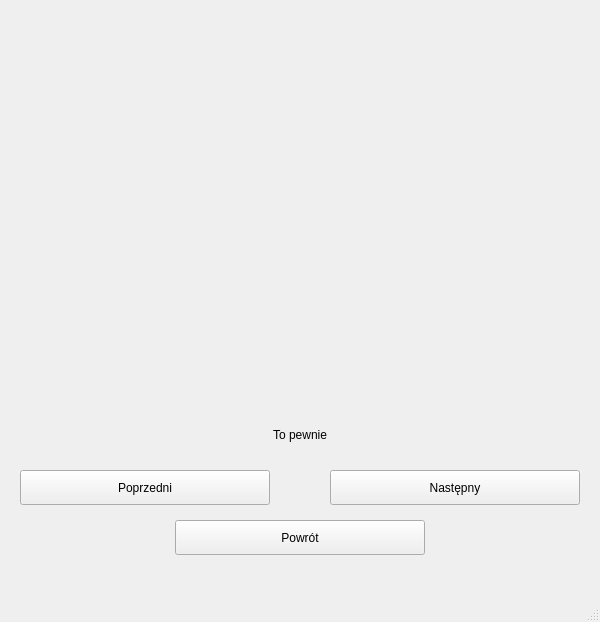
<?xml version="1.0" encoding="UTF-8"?>
<ui version="4.0">
 <class>MainWindow</class>
 <widget class="QMainWindow" name="MainWindow">
  <property name="geometry">
   <rect>
    <x>0</x>
    <y>0</y>
    <width>600</width>
    <height>622</height>
   </rect>
  </property>
  <property name="windowTitle">
   <string>MainWindow</string>
  </property>
  <widget class="QWidget" name="central_widget">
   <widget class="QPushButton" name="next_button">
    <property name="geometry">
     <rect>
      <x>330</x>
      <y>470</y>
      <width>250</width>
      <height>35</height>
     </rect>
    </property>
    <property name="text">
     <string>Następny</string>
    </property>
   </widget>
   <widget class="QPushButton" name="return_button">
    <property name="geometry">
     <rect>
      <x>175</x>
      <y>520</y>
      <width>250</width>
      <height>35</height>
     </rect>
    </property>
    <property name="text">
     <string>Powrót</string>
    </property>
    <property name="autoRepeatDelay">
     <number>304</number>
    </property>
   </widget>
   <widget class="QPushButton" name="previous_button">
    <property name="geometry">
     <rect>
      <x>20</x>
      <y>470</y>
      <width>250</width>
      <height>35</height>
     </rect>
    </property>
    <property name="text">
     <string>Poprzedni</string>
    </property>
   </widget>
   <widget class="QLabel" name="image_label">
    <property name="geometry">
     <rect>
      <x>10</x>
      <y>20</y>
      <width>580</width>
      <height>380</height>
     </rect>
    </property>
    <property name="text">
     <string/>
    </property>
   </widget>
   <widget class="QLabel" name="prediction_label">
    <property name="geometry">
     <rect>
      <x>20</x>
      <y>420</y>
      <width>560</width>
      <height>30</height>
     </rect>
    </property>
    <property name="text">
     <string>To pewnie</string>
    </property>
    <property name="alignment">
     <set>Qt::AlignCenter</set>
    </property>
   </widget>
  </widget>
  <widget class="QStatusBar" name="statusbar"/>
 </widget>
 <resources/>
 <connections/>
</ui>
